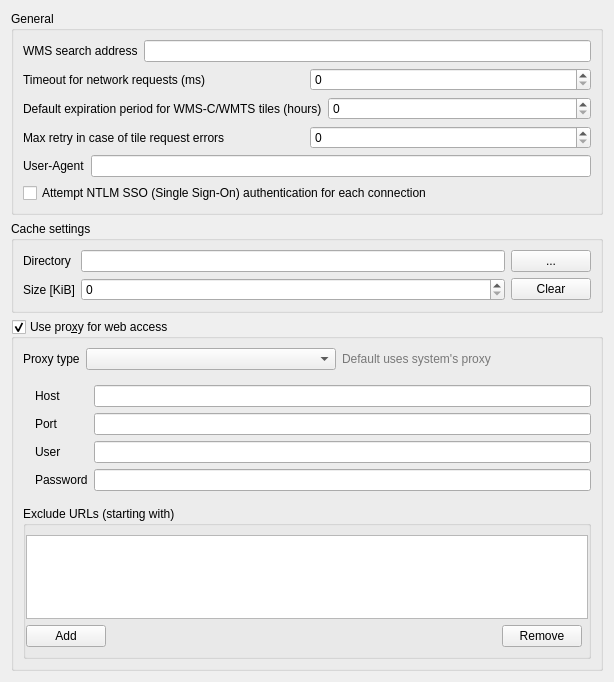
             <widget class="QWidget" name="mOptionsScrollAreaContents_10">
              <property name="geometry">
               <rect>
                <x>0</x>
                <y>0</y>
                <width>614</width>
                <height>682</height>
               </rect>
              </property>
              <layout class="QVBoxLayout" name="verticalLayout_33">
               <item>
                <widget class="QGroupBox" name="groupBox_20">
                 <property name="title">
                  <string>General</string>
                 </property>
                 <layout class="QVBoxLayout" name="verticalLayout_34">
                  <item>
                   <layout class="QHBoxLayout" name="horizontalLayout_2">
                    <item>
                     <widget class="QLabel" name="label_9">
                      <property name="text">
                       <string>WMS search address</string>
                      </property>
                     </widget>
                    </item>
                    <item>
                     <widget class="QLineEdit" name="leWmsSearch"/>
                    </item>
                   </layout>
                  </item>
                  <item>
                   <layout class="QHBoxLayout" name="horizontalLayout_11">
                    <item>
                     <widget class="QLabel" name="mNetworkTimeoutLabel">
                      <property name="text">
                       <string>Timeout for network requests (ms)</string>
                      </property>
                     </widget>
                    </item>
                    <item>
                     <widget class="QSpinBox" name="mNetworkTimeoutSpinBox">
                      <property name="maximum">
                       <number>100000000</number>
                      </property>
                     </widget>
                    </item>
                   </layout>
                  </item>
                  <item>
                   <layout class="QHBoxLayout" name="horizontalLayout_17">
                    <item>
                     <widget class="QLabel" name="label_32">
                      <property name="text">
                       <string>Default expiration period for WMS-C/WMTS tiles (hours)</string>
                      </property>
                     </widget>
                    </item>
                    <item>
                     <widget class="QSpinBox" name="mDefaultTileExpirySpinBox">
                      <property name="maximum">
                       <number>100000000</number>
                      </property>
                     </widget>
                    </item>
                   </layout>
                  </item>
                  <item>
                   <layout class="QHBoxLayout" name="horizontalLayout_33">
                    <item>
                     <widget class="QLabel" name="label_57">
                      <property name="text">
                       <string>Max retry in case of tile request errors</string>
                      </property>
                     </widget>
                    </item>
                    <item>
                     <widget class="QSpinBox" name="mDefaultTileMaxRetrySpinBox">
                      <property name="maximum">
                       <number>100000000</number>
                      </property>
                     </widget>
                    </item>
                   </layout>
                  </item>
                  <item>
                   <layout class="QHBoxLayout" name="horizontalLayout_35">
                    <item>
                     <widget class="QLabel" name="lblUserAgent">
                      <property name="text">
                       <string>User-Agent</string>
                      </property>
                     </widget>
                    </item>
                    <item>
                     <widget class="QLineEdit" name="leUserAgent"/>
                    </item>
                   </layout>
                  </item>
                  <item>
                   <widget class="QCheckBox" name="mSSOCheckBox">
                    <property name="text">
                     <string>Attempt NTLM SSO (Single Sign-On) authentication for each connection</string>
                    </property>
                   </widget>
                  </item>
                 </layout>
                </widget>
               </item>
               <item>
                <widget class="QGroupBox" name="grpCache">
                 <property name="title">
                  <string>Cache settings</string>
                 </property>
                 <layout class="QGridLayout" name="gridLayout_2">
                  <item row="0" column="0">
                   <widget class="QLabel" name="label_10">
                    <property name="text">
                     <string>Directory</string>
                    </property>
                   </widget>
                  </item>
                  <item row="0" column="1">
                   <widget class="QLineEdit" name="mCacheDirectory"/>
                  </item>
                  <item row="0" column="2">
                   <widget class="QPushButton" name="mBrowseCacheDirectory">
                    <property name="text">
                     <string>...</string>
                    </property>
                   </widget>
                  </item>
                  <item row="2" column="0">
                   <widget class="QLabel" name="label_11">
                    <property name="text">
                     <string>Size [KiB]</string>
                    </property>
                   </widget>
                  </item>
                  <item row="2" column="1">
                   <widget class="QSpinBox" name="mCacheSize"/>
                  </item>
                  <item row="2" column="2">
                   <widget class="QPushButton" name="mClearCache">
                    <property name="text">
                     <string>Clear</string>
                    </property>
                   </widget>
                  </item>
                 </layout>
                </widget>
               </item>
               <item>
                <widget class="QgsCollapsibleGroupBox" name="grpProxy">
                 <property name="title">
                  <string>Use pro&amp;xy for web access</string>
                 </property>
                 <property name="flat">
                  <bool>false</bool>
                 </property>
                 <property name="checkable">
                  <bool>true</bool>
                 </property>
                 <property name="collapsed" stdset="0">
                  <bool>false</bool>
                 </property>
                 <property name="saveCollapsedState" stdset="0">
                  <bool>true</bool>
                 </property>
                 <layout class="QGridLayout" name="gridLayout_1">
                  <item row="7" column="0" rowspan="2" colspan="5">
                   <widget class="QGroupBox" name="grpUrlExclude">
                    <property name="title">
                     <string>Exclude URLs (starting with)</string>
                    </property>
                    <property name="flat">
                     <bool>true</bool>
                    </property>
                    <layout class="QGridLayout" name="gridLayout_5">
                     <property name="leftMargin">
                      <number>0</number>
                     </property>
                     <property name="rightMargin">
                      <number>0</number>
                     </property>
                     <item row="2" column="2">
                      <widget class="QPushButton" name="mRemoveUrlPushButton">
                       <property name="text">
                        <string>Remove</string>
                       </property>
                      </widget>
                     </item>
                     <item row="2" column="0">
                      <widget class="QPushButton" name="mAddUrlPushButton">
                       <property name="text">
                        <string>Add</string>
                       </property>
                      </widget>
                     </item>
                     <item row="0" column="0" colspan="4">
                      <widget class="QListWidget" name="mExcludeUrlListWidget"/>
                     </item>
                     <item row="2" column="1">
                      <spacer name="horizontalSpacer">
                       <property name="orientation">
                        <enum>Qt::Horizontal</enum>
                       </property>
                       <property name="sizeHint" stdset="0">
                        <size>
                         <width>40</width>
                         <height>20</height>
                        </size>
                       </property>
                      </spacer>
                     </item>
                    </layout>
                   </widget>
                  </item>
                  <item row="0" column="0" colspan="5">
                   <layout class="QGridLayout" name="gridLayout_17">
                    <item row="0" column="1">
                     <widget class="QComboBox" name="mProxyTypeComboBox"/>
                    </item>
                    <item row="0" column="0">
                     <widget class="QLabel" name="mTypeLabel">
                      <property name="sizePolicy">
                       <sizepolicy hsizetype="Maximum" vsizetype="Preferred">
                        <horstretch>0</horstretch>
                        <verstretch>0</verstretch>
                       </sizepolicy>
                      </property>
                      <property name="text">
                       <string>Proxy type</string>
                      </property>
                     </widget>
                    </item>
                    <item row="0" column="2">
                     <widget class="QLabel" name="label_41">
                      <property name="styleSheet">
                       <string notr="true">QLabel {color: rgb(120, 120, 120);}</string>
                      </property>
                      <property name="text">
                       <string>Default uses system's proxy</string>
                      </property>
                     </widget>
                    </item>
                    <item row="1" column="0" colspan="3">
                     <widget class="QFrame" name="frameManualProxy">
                      <property name="frameShape">
                       <enum>QFrame::NoFrame</enum>
                      </property>
                      <property name="frameShadow">
                       <enum>QFrame::Raised</enum>
                      </property>
                      <layout class="QGridLayout" name="gridLayout_18">
                       <property name="leftMargin">
                        <number>0</number>
                       </property>
                       <property name="rightMargin">
                        <number>0</number>
                       </property>
                       <item row="2" column="2">
                        <widget class="QLineEdit" name="leProxyUser">
                         <property name="toolTip">
                          <string>Leave this blank if no proxy username / password are required</string>
                         </property>
                        </widget>
                       </item>
                       <item row="3" column="2">
                        <widget class="QLineEdit" name="leProxyPassword">
                         <property name="toolTip">
                          <string>Leave this blank if no proxy username / password are required</string>
                         </property>
                         <property name="echoMode">
                          <enum>QLineEdit::Password</enum>
                         </property>
                        </widget>
                       </item>
                       <item row="2" column="1">
                        <widget class="QLabel" name="lblUser">
                         <property name="text">
                          <string>User</string>
                         </property>
                        </widget>
                       </item>
                       <item row="3" column="1">
                        <widget class="QLabel" name="lblPassword">
                         <property name="text">
                          <string>Password</string>
                         </property>
                        </widget>
                       </item>
                       <item row="0" column="2">
                        <widget class="QLineEdit" name="leProxyHost"/>
                       </item>
                       <item row="1" column="1">
                        <widget class="QLabel" name="lblProxyPort">
                         <property name="text">
                          <string>Port</string>
                         </property>
                        </widget>
                       </item>
                       <item row="1" column="2">
                        <widget class="QLineEdit" name="leProxyPort"/>
                       </item>
                       <item row="0" column="1">
                        <widget class="QLabel" name="lblProxyHost">
                         <property name="text">
                          <string>Host</string>
                         </property>
                        </widget>
                       </item>
                       <item row="1" column="0">
                        <spacer name="horizontalSpacer_27">
                         <property name="orientation">
                          <enum>Qt::Horizontal</enum>
                         </property>
                         <property name="sizeType">
                          <enum>QSizePolicy::Fixed</enum>
                         </property>
                         <property name="sizeHint" stdset="0">
                          <size>
                           <width>12</width>
                           <height>20</height>
                          </size>
                         </property>
                        </spacer>
                       </item>
                      </layout>
                     </widget>
                    </item>
                   </layout>
                  </item>
                 </layout>
                </widget>
               </item>
               <item>
                <spacer name="verticalSpacer_9">
                 <property name="orientation">
                  <enum>Qt::Vertical</enum>
                 </property>
                 <property name="sizeHint" stdset="0">
                  <size>
                   <width>20</width>
                   <height>40</height>
                  </size>
                 </property>
                </spacer>
               </item>
              </layout>
             </widget>
